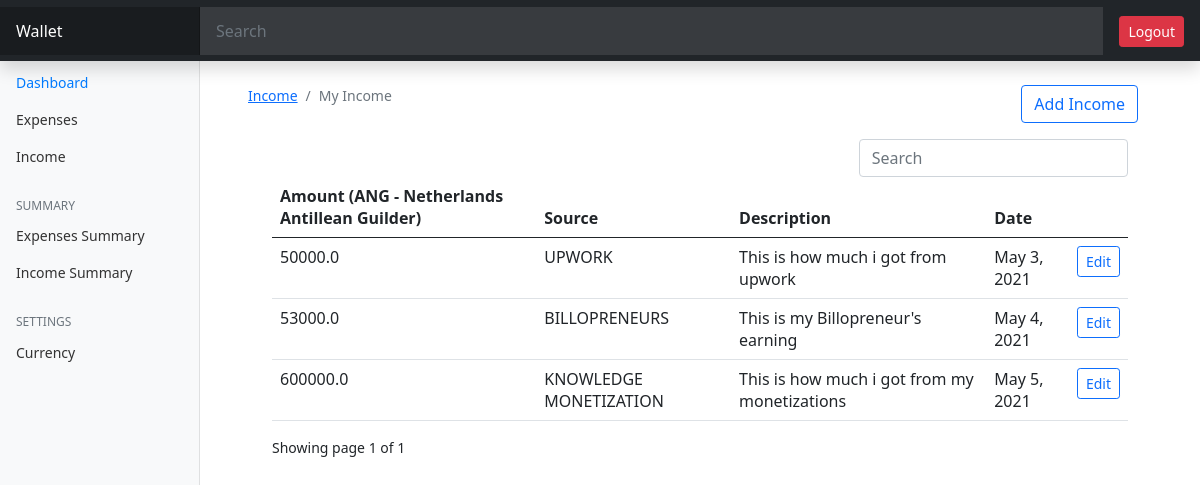
Screenshot of /income/ (signed in) with the database file from the repository.
### userpreferences/models.py (models this page shows, shortened)
class UserPreference(models.Model):
    user = models.OneToOneField(to=User, on_delete=models.CASCADE)
    currency = models.CharField(max_length=255, blank=True, null=True)

### income/models.py (models this page shows, shortened)
class UserIncome(models.Model):
    amount = models.FloatField()  # DECIMAL
    date = models.DateField(default=now)
    description = models.TextField()
    owner = models.ForeignKey(to=User, on_delete=models.CASCADE)
    source = models.CharField(max_length=266)
    class Meta:
        ordering: ['-date']

### income/views.py (the view)
# urls.py: path('', views.index, name="expenses"),
@login_required(login_url='/accounts/login')
def index(request):
    categories = Source.objects.all()
    income = UserIncome.objects.filter(owner=request.user)
    paginator = Paginator(income, 5)
    page_number = request.GET.get('page')
    page_obj = Paginator.get_page(paginator, page_number)
    currency = UserPreference.objects.get(user=request.user).currency
    context = {
        'income': income,
        'page_obj': page_obj,
        'currency': currency
    }
    return render(request, 'income/index.html', context)

### templates/income/index.html (shortened to what this page needs)
{% extends 'base.html' %}
{% load static %}
{% block content %}
<div class="container mt-4">
  <div class="row">
    <div class="col-md-10">
      <nav aria-label="breadcrumb">
        <ol class="breadcrumb">
          <li class="breadcrumb-item">
            <a href="{% url 'income:income' %}">Income</a>
          </li>
          <li class="breadcrumb-item active" aria-current="page">
            My Income
          </li>
        </ol>
      </nav>
    </div>
    <div class="col-md-2">
      <a href="{% url 'income:add-income' %}" class="btn btn-outline-primary mb-3">Add Income</a>
    </div>
  </div>
   <div class="container">
    {% if income.count %}
    <div class="row">
      <div class="col-md-8"></div>
      <div class="col-md-4">
        <div class="form-group">
          <input type="text" class="form-control" id="searchField" placeholder="Search">
        </div>
      </div>
     </div>
<div class="app-table">
  <table class="table table-stripped table-hover">
    <thead>
      <tr>
        <th>Amount ({{currency}})</th>
        <th>Source</th>
        <th>Description</th>
        <th>Date</th>
        <th></th>
      </tr>
    </thead>
    <tbody>
      {% for income in page_obj%}
      <tr>
        <td>{{income.amount}}</td>
        <td>{{income.source}}</td>
        <td>{{income.description}}</td>
        <td>{{income.date}}</td>
        <td>
          <a
            href="{% url 'income:income-edit' income.id  %}"
            class="btn btn-outline-primary btn-sm"
            >Edit</a
          >
        </td>
      </tr>
      {% endfor %}
    </tbody>
  </table>
</div>
    <div class="pagination-container">
    <div class="" style="float: left !important;">
      Showing page {{page_obj.number}} of {{ page_obj.paginator.num_pages }}
    </div>
    {% endif %}
  </div>
</div>
</div>
{% endblock content %}

### static/css/dashboard.css (style rules this page uses)
body { font-size: .875rem; }

### rows the page displays
UserPreference: currency "ANG - Netherlands Antillean Guilder"
UserIncome: amount "50000.0", source "UPWORK", description "This is how much i got from upwork", date "May 3, 2021"
UserIncome: amount "53000.0", source "BILLOPRENEURS", description "This is my Billopreneur's earning", date "May 4, 2021"
UserIncome: amount "600000.0", source "KNOWLEDGE MONETIZATION", description "This is how much i got from my monetizations", date "May 5, 2021"

### other values shown
{{ page_obj.number }} "1"
{{ page_obj.paginator.num_pages }} "1"
